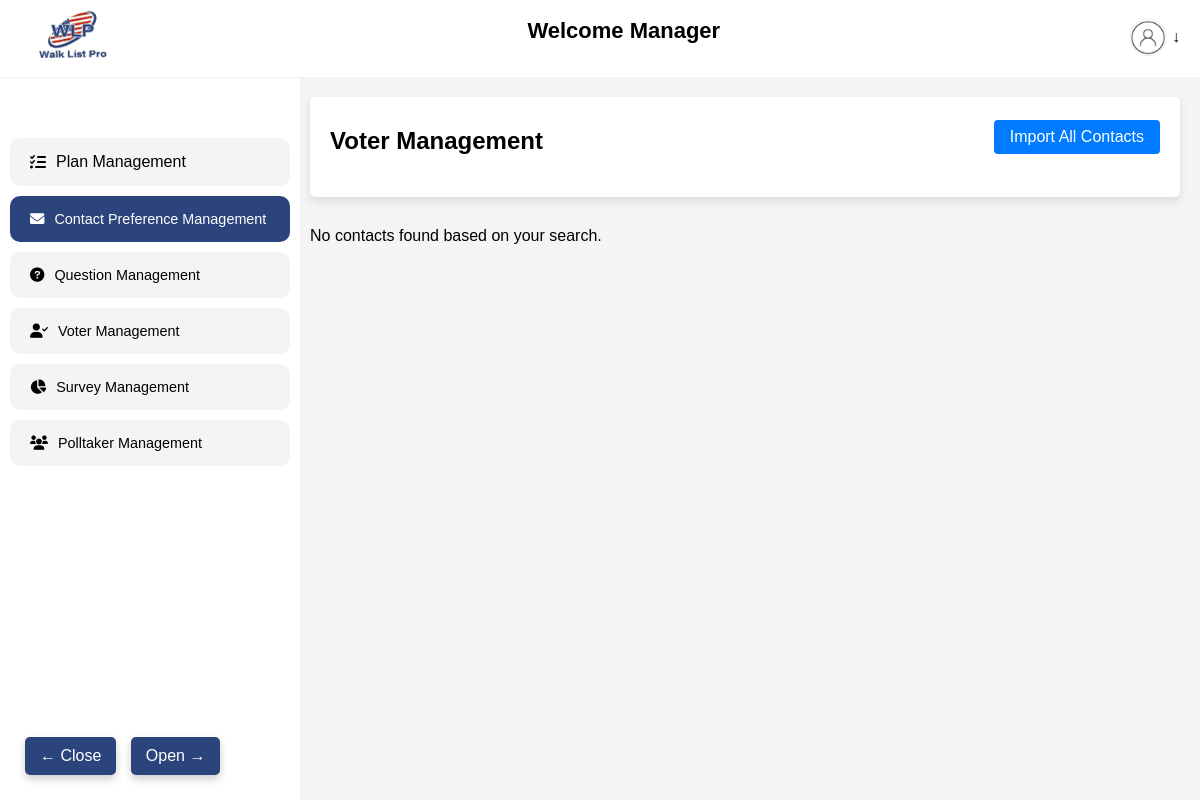
/contact_search/results/ (signed in), run on an earlier commit of the app's database.
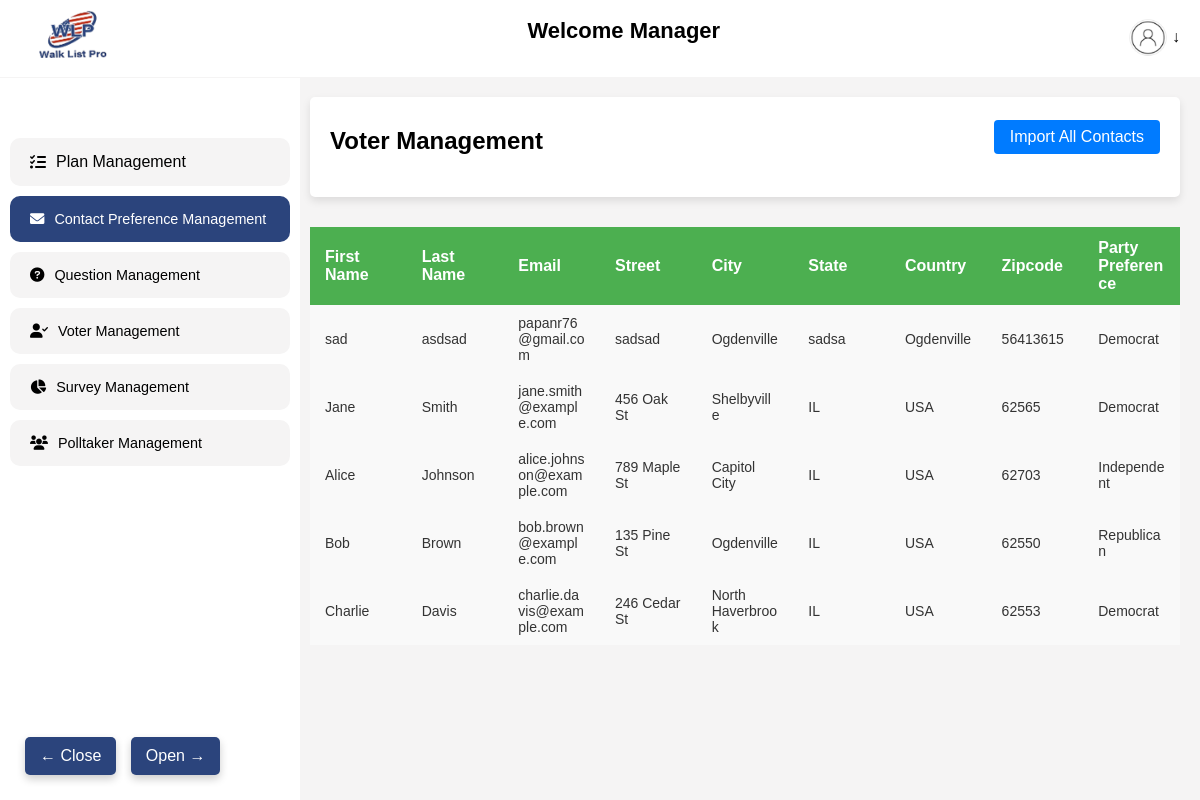
And on a later commit of the database.
### walkapp/models.py (models this page shows, shortened)
class UserContactList(models.Model):
    user = models.ForeignKey(User, on_delete=models.CASCADE)
    first_name = models.CharField(max_length=100)
    last_name = models.CharField(max_length=100)
    email = models.EmailField()
    street = models.CharField(max_length=255)
    city = models.CharField(max_length=100)
    state = models.CharField(max_length=100)
    country = models.CharField(max_length=100)
    zipcode = models.PositiveIntegerField()  # Ensure this matches the HTML form
    latitude = models.FloatField(null=True, blank=True)
    longitude = models.FloatField(null=True, blank=True)
    party_preference = models.CharField(max_length=50, choices=[
        ('Republican', 'Republican'),
        ('Democrat', 'Democrat'),
        ('Independent', 'Independent'),
    ])

### walkapp/views.py (the view, shortened to what this page needs)
# urls.py: path('contact_search/results/', contact_search_results, name='contact_search_results'),
@login_required
def contact_search_results(request):
    user_subscription = get_object_or_404(UserSubscription, user=request.user)
    contacts_limit = user_subscription.plan.contacts  # Number of contacts allowed by user's subscription
    user_search = UserContactSearch.objects.filter(user=request.user).first()
    queryset = UserContactList.objects.filter(user=request.user)[:contacts_limit]  # Get only the first 10 contacts
    limited_contacts = list(queryset)  # Convert to a list
    results = limited_contacts  # Start with the limited contacts
    results = results[:contacts_limit]  # Limit to user's plan
    context = {
        'results': results,
        'search': user_search,
    }
    return render(request, 'contactlists/contact_search_results.html', context)

### template/contactlists/contact_search_results.html (shortened to what the changed rows need)
{% extends 'base.html' %}
{% load static %}
{% block content %}
    <link rel="stylesheet" href="https://cdnjs.cloudflare.com/ajax/libs/font-awesome/6.0.0-beta3/css/all.min.css">
</head>
<body>
    <div style="display: flex;">
        <div class="main-content">
            <div class="plan-details" style="margin-bottom: 30px; height: 100px;">
                <div class="custom-search-bar">
                </div>
            </div>
{% if results %}
                <div class="contact-list-container">
                    <table class="contact-list-table">
                        <thead>
                            <tr>
                                <th>First Name</th>
                                <th>Last Name</th>
                                <th>Email</th>
                                <th>Street</th>
                                <th>City</th>
                                <th>State</th>
                                <th>Country</th>
                                <th>Zipcode</th>
                                <th>Party Preference</th>
                            </tr>
                        </thead>
                        <tbody>
                            {% for contact in results %}
                            <tr>
                                <td>{{ contact.first_name }}</td>
                                <td>{{ contact.last_name }}</td>
                                <td>{{ contact.email }}</td>
                                <td>{{ contact.street }}</td>
                                <td>{{ contact.city }}</td>
                                <td>{{ contact.state }}</td>
                                <td>{{ contact.country }}</td>
                                <td>{{ contact.zipcode }}</td>
                                <td>{{ contact.party_preference }}</td>
                            </tr>
                            {% endfor %}
                        </tbody>
                    </table>
                </div>
                {% else %}
                <p>No contacts found based on your search.</p>
            {% endif %}
        </div>
    </div>
<link rel="stylesheet" href="{% static 'css/accessed.css' %}">
   {% endblock %}

What changed in the data, as far as the page shows it:
added UserContactList: first_name "sad", last_name "asdsad", email "papanr76@gmail.com", street "sadsad", city "Ogdenville", state "sadsa", country "Ogdenville", zipcode "56413615", party_preference "Democrat"
added UserContactList: first_name "Jane", last_name "Smith", email "jane.smith@example.com", street "456 Oak St", city "Shelbyville", state "IL", country "USA", zipcode "62565", party_preference "Democrat"
added UserContactList: first_name "Alice", last_name "Johnson", email "alice.johnson@example.com", street "789 Maple St", city "Capitol City", state "IL", country "USA", zipcode "62703", party_preference "Independent"
added UserContactList: first_name "Bob", last_name "Brown", email "bob.brown@example.com", street "135 Pine St", city "Ogdenville", state "IL", country "USA", zipcode "62550", party_preference "Republican"
added UserContactList: first_name "Charlie", last_name "Davis", email "charlie.davis@example.com", street "246 Cedar St", city "North Haverbrook", state "IL", country "USA", zipcode "62553", party_preference "Democrat"
Also different on the page:
text no longer shown: "No contacts found based on your search."
text now shown: "First Name Last Name Email Street City State Country Zipcode Party Preference"
